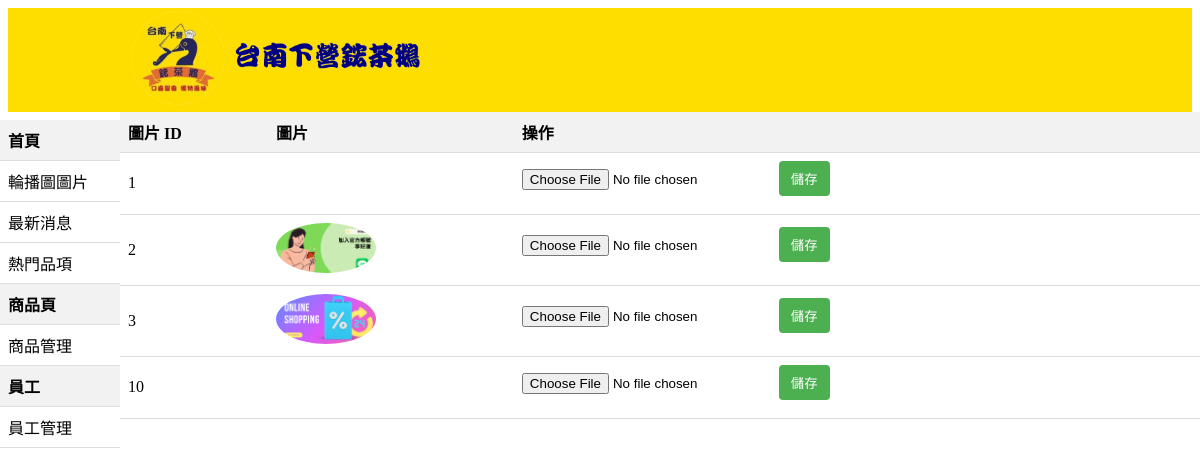
Screenshot of /admin_carousel.php with the database file from the repository.
### tables this page shows
CREATE TABLE `banner` (
  `filename` varchar(255) DEFAULT NULL,
  `path` varchar(255) DEFAULT NULL,
  `id` int(11) NOT NULL
);

### admin_carousel.php (the view, shortened to what this page needs)
<?php
$host = 'localhost';
$user = 'root';
$password = '';
$dbname = 'hongteag_goose';
$conn = new mysqli($host, $user, $password, $dbname);
$sql = "SELECT id, filename, path FROM banner";
$result = $conn->query($sql);
?>
<!DOCTYPE html>
<html lang="en">
<head>
    <link rel="stylesheet" href="css/admin.css">
</head>
<body>
    <div class="navbar navbar-expand-lg p-3" style="background-color: #fede00">
        <div class="container">
            <a href="index_nologin.php"><img style="width: 300px;" src="images/logo.png"></a>
        </div>
    </div>
    <div>
        <table id="left">
            <tr>
                <th><a href="#">首頁</a></th>
            </tr>
            <tr>
                <td><a href="admin_carousel.php">輪播圖圖片</a></td>
            </tr>
            <tr>
                <td><a href="admin_news.php">最新消息</a></td>
            </tr>
            <tr>
                <td><a href="admin_popular.php">熱門品項</a></td>
            </tr>
            <tr>
                <th>商品頁</th>
            </tr>
            <tr>
                <td><a href="admin_product.php">商品管理</a></td>
            </tr>
            <tr>
                <th>員工</th>
            </tr>
            <tr>
                <td><a href="admin_employee.html">員工管理</a></td>
            </tr>
        </table>
    </div>
    <div>
        <table id="product-table">
            <tr>
                <th>圖片 ID</th>
                <th>圖片</th>
                <th>操作</th>
            </tr>
            <?php while ($row = $result->fetch_assoc()) { ?>
                <tr>
                    <form method="POST" action="<?php echo $_SERVER['PHP_SELF']; ?>" enctype="multipart/form-data">
                        <td>
                            <?php echo $row['id']; ?>
                        </td>
                        <td>
                            <img class="thumbnail" src="<?php echo $row['path']; ?>" alt="<?php echo $row['filename']; ?>">
                        </td>
                        <td>
                            <input type="file" name="image">
                            <button type="submit">儲存</button>
                        </td>
                    </form>
                </tr>
            <?php } ?>
        </table>
    </div>
</body>
</html>

### css/admin.css (style rules this page uses)
a { color: black; text-decoration: none; }
table img { width: 9vh; height: 8vh; border-radius: 50%; }
#left { width: 10%; position: fixed; left: 0; top: 15%; }
table { width: 90%; border-collapse: collapse; position:absolute; right: 0; }
span,button { margin-bottom: 10px; background-color: #4CAF50; color: white; text-align: center; text-decoration: none; cursor: pointer; border: none; border-radius: 4px; display: inline-block; padding: 8px 12px; }
th, td { padding: 8px; text-align: left; border-bottom: 1px solid #ddd; }
th { background-color: #f2f2f2; }
.container { max-width: 80%; margin: 0 auto; }

### admin_carousel.php (style rules this page uses)
.thumbnail { width: 100px; height: auto; }

### rows the page displays
banner: id "1"
banner: id "2", path (picture)
banner: id "3", path (picture)
banner: id "10"
